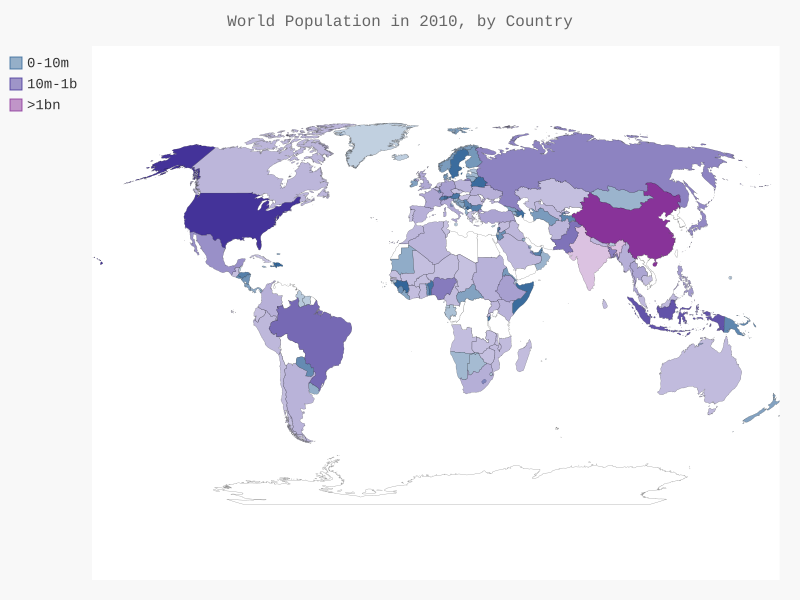

Write Python code to recreate this figure.
import json
from pygal.maps.world import World
from pygal.maps.world import COUNTRIES
from country_codes import get_country_code
from pygal.style import RotateStyle
from pygal.style import LightColorizedStyle

filename = 'population_data.json'
with open(filename) as f:
    pop_data = json.load(f)

cc_populations = {}
for pop_dict in pop_data:
    if pop_dict['Year'] == '2010':
        country_name = pop_dict['Country Name']
        population = int(float(pop_dict['Value']))
        code = get_country_code(country_name)
        if code:
            cc_populations[code] = population

# Group the countries into 3 levels
cc_pops_1, cc_pops_2, cc_pops_3 = {}, {}, {}
for cc, pop in cc_populations.items():
    if pop < 10000000:
        cc_pops_1[cc] = pop
    elif pop < 1000000000:
        cc_pops_2[cc] = pop
    else:
        cc_pops_3[cc] = pop
wm_style = RotateStyle('#336699', base_style=LightColorizedStyle)
wm = World(style=wm_style)
wm.title = 'World Population in 2010, by Country'
wm.add('0-10m', cc_pops_1)
wm.add('10m-1b', cc_pops_2)
wm.add('>1bn', cc_pops_3)


wm.render_to_file('world_population.svg')
